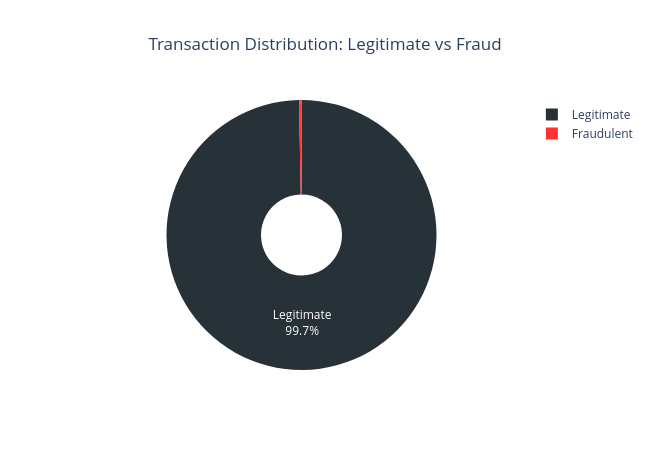

Notebook code for this chart:
### Code cell
fraud_unbiased_perc_fig = px.pie(
    fraud_unbiased_perc_df,
    values='Total', 
    names='target', 
    title= 'Transaction Distribution: Legitimate vs Fraud',
    color='target',
    color_discrete_map={'Legitimate': '#263238', 'Fraudulent': '#FF3333'},
    hole=0.3
    )

fraud_unbiased_perc_fig.update_traces(
    textposition='inside', 
    textinfo='percent+label',
    )
fraud_unbiased_perc_fig.update_layout(width=650, height=450, title_x=0.5, autosize=False)

fraud_unbiased_perc_fig.show()

### Figure 1 — Plotly figure (JSON) as saved in the notebook; plotly's stock layout.template omitted (floating-point values rounded to 4 significant figures)
{"data": [{"customdata": [["Legitimate"], ["Fraudulent"]], "domain": {"x": [0, 1], "y": [0, 1]}, "hole": 0.3, "hovertemplate": "target=%{customdata[0]}<br>Total=%{value}<extra></extra>", "labels": ["Legitimate", "Fraudulent"], "legendgroup": "", "marker": {"colors": ["#263238", "#FF3333"]}, "name": "", "showlegend": true, "textinfo": "percent+label", "textposition": "inside", "type": "pie", "values": [3119448, 9178]}], "layout": {"autosize": false, "height": 450, "legend": {"tracegroupgap": 0}, "title": {"text": "Transaction Distribution: Legitimate vs Fraud", "x": 0.5}, "width": 650}}
